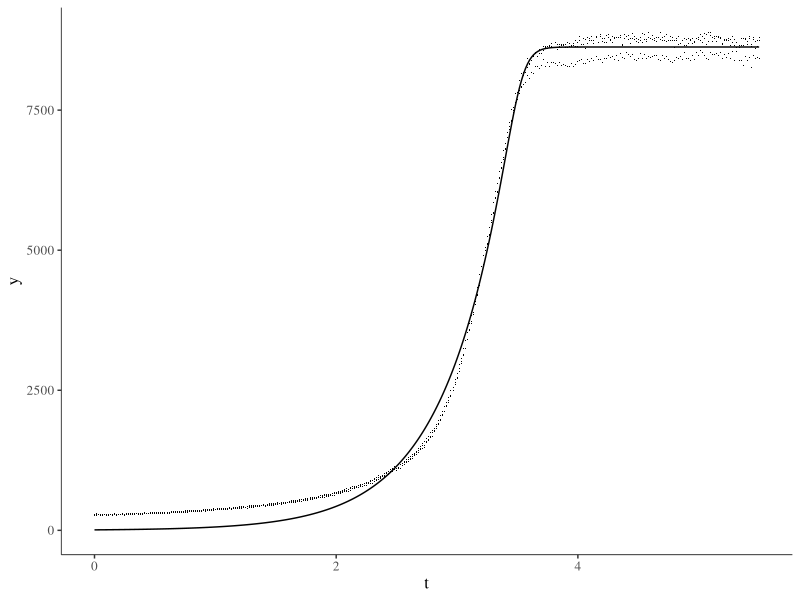

Here is the R script that generated this plot:
library(minpack.lm)
library(ggplot2)
library(ggthemes)
dat <- read.csv('mie_fig7_GrowthCurveFit.csv')
y <- dat$RFU
t <- dat$time_h
rich <-nlsLM(y~a*(1+v*exp(k*(l-t)))^(-1/v),start=list(l=2,a=12000,k=5,v=5))
ypred <- predict(rich,t)
v <- ggplot(data = dat,aes(x=t,y=y))+geom_point(shape=".")+geom_line(aes(x=t,y=ypred))+theme_tufte()
w <- v+theme(axis.line = element_line(size = 0.25, colour = "black"))+theme(text=element_text(size=12),legend.position="None")
ggsave(plot=w,width = 4, height = 3, dpi = 300, filename = "miefig6.pdf")
